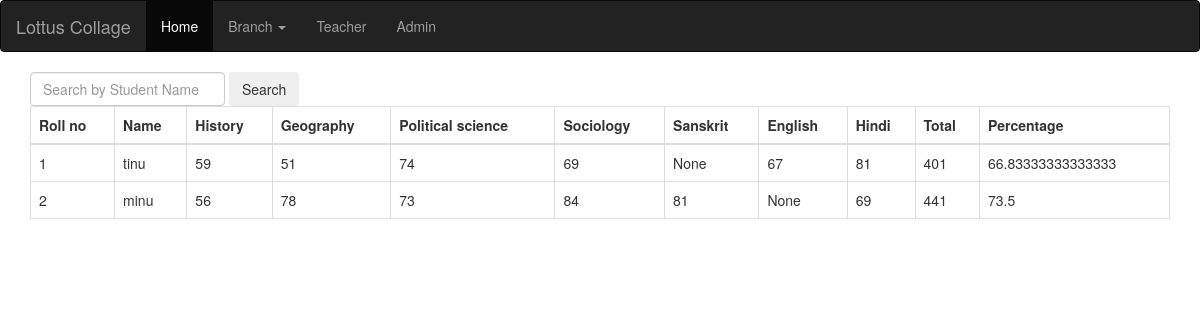
Screenshot of /art_leaderboard/ with the database file from the repository.
### app1/models.py (models this page shows, shortened)
class art_marks(models.Model):
	Roll_no = models.IntegerField(unique=True)
	Name=models.CharField(max_length=30)
	History_Marks = models.IntegerField()
	Geography_Marks = models.IntegerField()
	Political_science_Marks = models.IntegerField()
	Sociology_Marks = models.IntegerField()
	English_Marks = models.IntegerField(null=True,blank=True)
	Hindi_Marks = models.IntegerField(null=True,blank=True)
	Sanskrit_Marks = models.IntegerField(null=True,blank=True)
	Total = models.IntegerField()
	Per = models.FloatField()

### app1/views.py (the view)
# urls.py: path('art_leaderboard/',views.art_leaderboard,name='art_leaderboard'),
def art_leaderboard(request):
	Marks = art_marks.objects.all()
	return render(request,'art_leaderboard.html',{'Marks': Marks})

### app1/templates/art_leaderboard.html
{% extends 'base.html' %}
{% block content %}
<div class="container">
  <div>
    <form class="form-inline" method="POST" action="{% url 'art_search' %}" novalidate>{% csrf_token %}
      <input class="form-control mr-sm-2" type="search" placeholder="Search by Student Name" aria-label="Search" name="query" id="query">
      <button class="btn btn-outline-success my-2 my-sm-0" type="submit">Search</button>
    </form>
  </div>
  <div>
	<table class="table table-bordered">
      <thead>
		<tr>
			<th>Roll no</th>
			<th>Name</th>
			<th>History</th>
			<th>Geography</th>
            <th>Political science</th>
            <th>Sociology</th>
            <th>Sanskrit</th>
            <th>English</th>
            <th>Hindi</th>
			<th>Total</th>
			<th>Percentage</th>
		</tr>
	  </thead>
	  <tbody>
		{% for i in Marks %}
		<tr>
			<td>{{i.Roll_no}}</td>
			<td>{{i.Name}}</td>
			<td>{{i.History_Marks}}</td>
			<td>{{i.Geography_Marks}}</td>
            <td>{{i.Political_science_Marks}}</td>
            <td>{{i.Sociology_Marks}}</td>
            <td>{{i.Sanskrit_Marks}}</td>
            <td>{{i.English_Marks}}</td>
            <td>{{i.Hindi_Marks}}</td>
			<td>{{i.Total}}</td>
			<td>{{i.Per}}</td>
		</tr>
		{% endfor %}
	  </tbody>
    </table>
  </div>
</div>
{% endblock %}

### rows the page displays
art_marks: Roll_no "1", Name "tinu", History_Marks "59", Geography_Marks "51", Political_science_Marks "74", Sociology_Marks "69", Sanskrit_Marks "None", English_Marks "67", Hindi_Marks "81", Total "401", Per "66.83333333333333"
art_marks: Roll_no "2", Name "minu", History_Marks "56", Geography_Marks "78", Political_science_Marks "73", Sociology_Marks "84", Sanskrit_Marks "81", English_Marks "None", Hindi_Marks "69", Total "441", Per "73.5"
